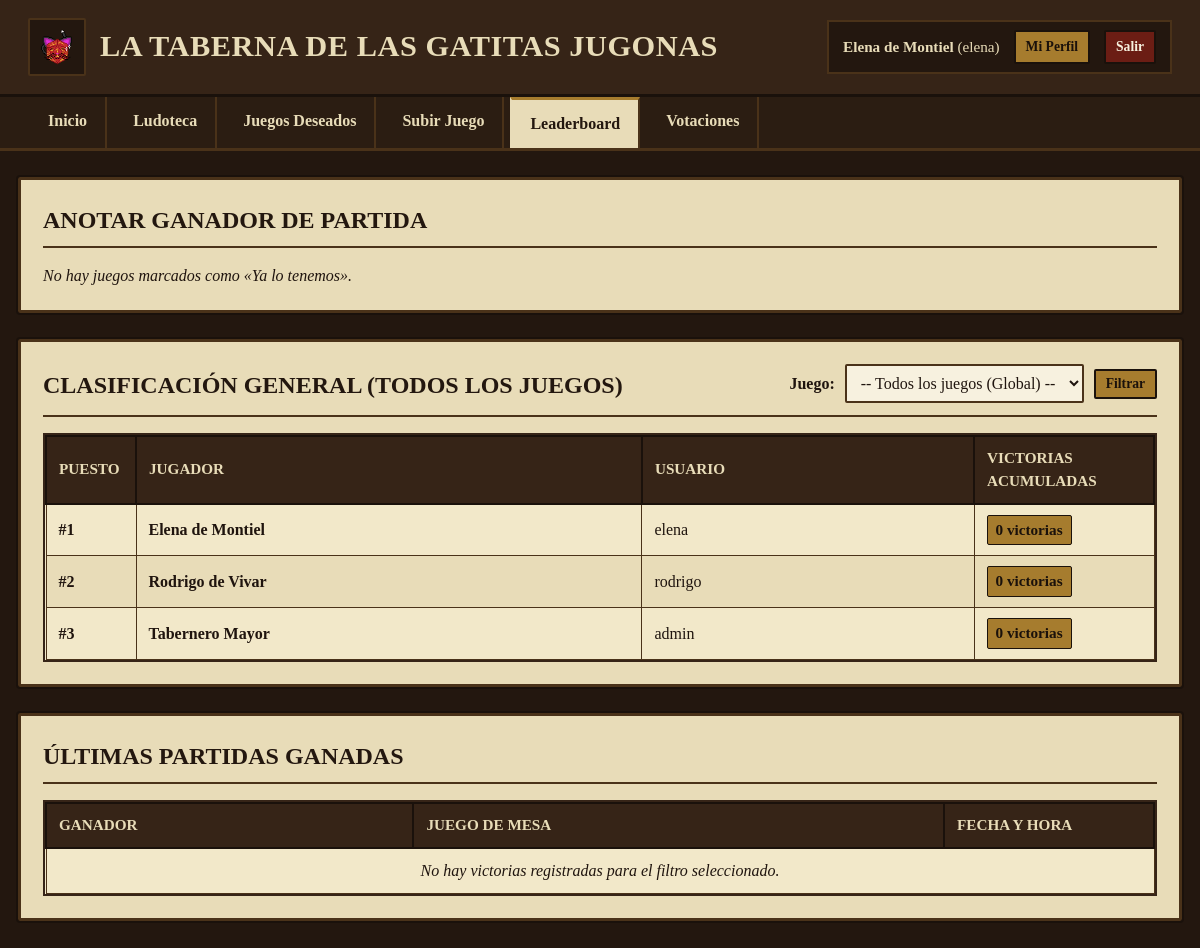
/leaderboard.php (signed in), run on the app's committed database.
### tables this page shows
CREATE TABLE `Persona` (
  `username` VARCHAR(50) NOT NULL,
  `NombrePersona` VARCHAR(120) NOT NULL,
  `email` VARCHAR(150) DEFAULT NULL,
  `contrasenya` VARCHAR(255) NOT NULL,
  `rol` ENUM('jugador', 'admin') NOT NULL DEFAULT 'jugador',
  `inscrito_leaderboard` TINYINT(1) NOT NULL DEFAULT 1,
  PRIMARY KEY (`username`)
);

### leaderboard.php (the view, shortened to what this page needs)
<?php
require_once 'conexion.php';
$stmtJuegosTenemos = $pdo->query("SELECT NombreJuego FROM Juego WHERE lo_tenemos = 1 ORDER BY NombreJuego ASC");
$juegosDisponibles = $stmtJuegosTenemos->fetchAll();
$filtroJuego = isset($_GET['juego']) ? trim($_GET['juego']) : '';
if ($filtroJuego !== '') {
    $stmtRanking = $pdo->prepare("
        SELECT p.username, p.NombrePersona, COUNT(v.id_victoria) AS total_victorias
        FROM Persona p
        LEFT JOIN Victoria v ON p.username = v.username AND v.NombreJuego = ?
        GROUP BY p.username, p.NombrePersona
        ORDER BY total_victorias DESC, p.NombrePersona ASC
    ");
    $stmtRanking->execute([$filtroJuego]);
    $ranking = $stmtRanking->fetchAll();
} else {
    $stmtRanking = $pdo->query("
        SELECT p.username, p.NombrePersona, COUNT(j.NombreJuego) AS total_victorias
        FROM Persona p
        LEFT JOIN Victoria v ON p.username = v.username
        LEFT JOIN Juego j ON v.NombreJuego = j.NombreJuego AND j.lo_tenemos = 1
        GROUP BY p.username, p.NombrePersona
        ORDER BY total_victorias DESC, p.NombrePersona ASC
    ");
    $ranking = $stmtRanking->fetchAll();
}
if ($filtroJuego !== '') {
    $stmtHistorial = $pdo->prepare("
        SELECT v.id_victoria, v.username, p.NombrePersona, v.NombreJuego, v.fecha_victoria
        FROM Victoria v
        INNER JOIN Persona p ON v.username = p.username
        WHERE v.NombreJuego = ?
        ORDER BY v.fecha_victoria DESC, v.id_victoria DESC
        LIMIT 25
    ");
    $stmtHistorial->execute([$filtroJuego]);
    $ultimasVictorias = $stmtHistorial->fetchAll();
} else {
    $stmtHistorial = $pdo->query("
        SELECT v.id_victoria, v.username, p.NombrePersona, v.NombreJuego, v.fecha_victoria
        FROM Victoria v
        INNER JOIN Persona p ON v.username = p.username
        ORDER BY v.fecha_victoria DESC, v.id_victoria DESC
        LIMIT 25
    ");
    $ultimasVictorias = $stmtHistorial->fetchAll();
}
?>
<!DOCTYPE html>
<html lang="es">
<head>
    <link rel="stylesheet" href="styles.css">
</head>
<body>
<main class="contenedor-principal">
    <section class="pergamino">
        <h2 class="seccion-titulo">Anotar Ganador de Partida</h2>
        <?php if (count($juegosDisponibles) === 0): ?>
            <p style="font-style:italic;">No hay juegos marcados como «Ya lo tenemos».</p>
        <?php endif; ?>
    </section>
    <section class="pergamino">
        <div style="display:flex; justify-content:space-between; align-items:flex-end; flex-wrap:wrap; gap:14px; margin-bottom:16px; border-bottom:2px solid #4a3219; padding-bottom:12px;">
            <div>
                <h2 class="seccion-titulo" style="border-bottom:none; margin-bottom:0; padding-bottom:0;">
                    <?php if ($filtroJuego !== ''): ?>
                        Clasificación del Juego: <?php echo h($filtroJuego); ?>
                    <?php else: ?>
                        Clasificación General (Todos los Juegos)
                    <?php endif; ?>
                </h2>
            </div>
            <form method="GET" action="leaderboard.php" class="barra-filtro-leaderboard">
                <label for="filtro_juego" style="font-weight:bold;">Juego:</label>
                <select id="filtro_juego" name="juego" class="select-taberna" onchange="this.form.submit()">
                    <option value="">-- Todos los juegos (Global) --</option>
                </select>
                <button type="submit" class="btn btn-bronce btn-pequeno">Filtrar</button>
            </form>
        </div>
        <div class="tabla-contenedor">
            <table class="tabla-taberna">
                <thead>
                    <tr>
                        <th style="width:90px;">Puesto</th>
                        <th>Jugador</th>
                        <th>Usuario</th>
                        <th style="width:180px;">Victorias Acumuladas</th>
                    </tr>
                </thead>
                <tbody>
                    <?php if (count($ranking) === 0): ?>
                        <tr>
                            <td colspan="4" style="text-align:center; font-style:italic;">
                                Todavía no hay jugadores inscritos en el Leaderboard.
                            </td>
                        </tr>
                    <?php else: ?>
                        <?php $posicion = 1; ?>
                        <?php foreach ($ranking as $filaR): ?>
                            <tr>
                                <td><strong>#<?php echo $posicion++; ?></strong></td>
                                <td><strong><?php echo h($filaR['NombrePersona']); ?></strong></td>
                                <td><?php echo h($filaR['username']); ?></td>
                                <td>
                                    <span class="etiqueta etiqueta-bronce" style="font-size:0.95rem;">
                                        <?php echo (int)$filaR['total_victorias']; ?> victorias
                                    </span>
                                </td>
                            </tr>
                        <?php endforeach; ?>
                    <?php endif; ?>
                </tbody>
            </table>
        </div>
    </section>
    <section class="pergamino">
        <h2 class="seccion-titulo">Últimas Partidas Ganadas</h2>
        <div class="tabla-contenedor">
            <table class="tabla-taberna">
                <thead>
                    <tr>
                        <th>Ganador</th>
                        <th>Juego de Mesa</th>
                        <th style="width:210px;">Fecha y Hora</th>
                    </tr>
                </thead>
                <tbody>
                    <?php if (count($ultimasVictorias) === 0): ?>
                        <tr>
                            <td colspan="3" style="text-align:center; font-style:italic;">
                                No hay victorias registradas para el filtro seleccionado.
                            </td>
                        </tr>
                    <?php endif; ?>
                </tbody>
            </table>
        </div>
    </section>
</main>
</body>
</html>

### styles.css (style rules this page uses)
* { box-sizing: border-box; margin: 0; padding: 0; }
body { background-color: #23170f; color: #1f140e; font-family: Georgia, 'Times New Roman', 'Palatino Linotype', serif; line-height: 1.5; padding-bottom: 40px; }
.contenedor-principal { max-width: 1220px; margin: 26px auto; padding: 0 18px; }
.pergamino { background-color: #e8dcb8; border: 3px solid #4a3219; outline: 2px solid #1a110b; padding: 22px; margin-bottom: 26px; border-radius: 2px; }
.seccion-titulo { font-size: 1.5rem; color: #23170f; border-bottom: 2px solid #4a3219; padding-bottom: 8px; margin-bottom: 16px; text-transform: uppercase; }
.input-taberna, .select-taberna { width: 100%; padding: 8px 10px; background-color: #f7f1df; border: 2px solid #4a3219; color: #1f140e; font-family: Georgia, 'Times New Roman', serif; font-size: 1rem; border-radius: 2px; }
.btn { display: inline-block; padding: 9px 16px; font-family: Georgia, 'Times New Roman', serif; font-size: 0.95rem; font-weight: bold; text-decoration: none; cursor: pointer; border: 2px solid #1a110b; background-color: #4a3219; color: #e8dcb8; border-radius: 2px; text-align: center; }
.btn-bronce { background-color: #a67c2e; color: #1a110b; border-color: #1a110b; }
.btn-pequeno { padding: 5px 10px; font-size: 0.85rem; }
.tabla-contenedor { overflow-x: auto; }
.tabla-taberna { width: 100%; border-collapse: collapse; background-color: #f2e8c9; border: 2px solid #362417; margin-top: 8px; }
.tabla-taberna th { background-color: #362417; color: #e8dcb8; text-align: left; padding: 10px 12px; border: 2px solid #1a110b; font-size: 0.95rem; text-transform: uppercase; }
.tabla-taberna td { padding: 10px 12px; border: 1px solid #4a3219; vertical-align: middle; color: #1f140e; }
.tabla-taberna tr:nth-child(even) td { background-color: #e8dcb8; }
.etiqueta { display: inline-block; padding: 3px 8px; font-size: 0.82rem; font-weight: bold; border: 1px solid #1a110b; border-radius: 2px; }
.etiqueta-bronce { background-color: #a67c2e; color: #1a110b; }
.tabla-contenedor { width: 100%; overflow-x: auto; -webkit-overflow-scrolling: touch; }
.barra-filtro-leaderboard { display: flex; gap: 10px; align-items: center; flex-wrap: wrap; }
.barra-filtro-leaderboard .select-taberna { width: auto; min-width: 200px; }
.tabla-contenedor { width: 100%; max-height: 620px; overflow-y: auto; overflow-x: auto; border: 2px solid #362417; margin-top: 8px; background-color: #f2e8c9; -webkit-overflow-scrolling: touch; }
.tabla-contenedor .tabla-taberna { margin-top: 0; border: none; }
.tabla-contenedor .tabla-taberna thead th { position: sticky; top: 0; z-index: 5; background-color: #362417; box-shadow: 0 2px 0 #1a110b; }

### data on the page
persona: NombrePersona "Elena de Montiel", username "elena", total_victorias "0"
persona: NombrePersona "Rodrigo de Vivar", username "rodrigo", total_victorias "0"
persona: NombrePersona "Tabernero Mayor", username "admin", total_victorias "0"

### other printed values
$nombreMostrar "Elena de Montiel"
$userMostrar "elena"
